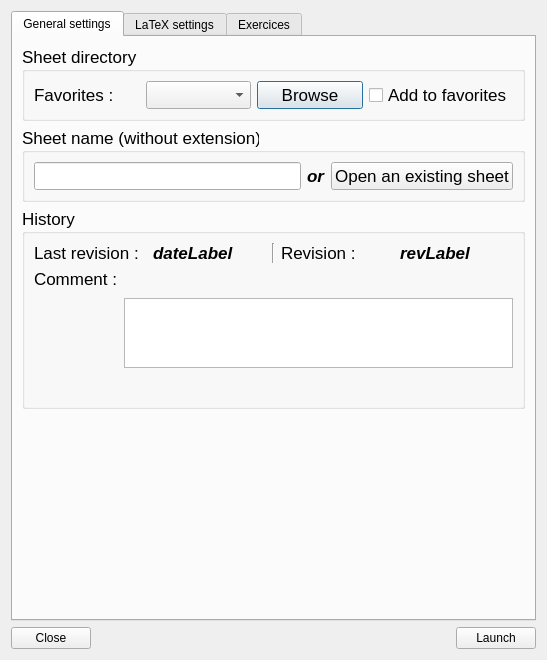
<?xml version="1.0" encoding="UTF-8"?>
<ui version="4.0">
 <class>ExoSheet</class>
 <widget class="QDialog" name="ExoSheet">
  <property name="geometry">
   <rect>
    <x>0</x>
    <y>0</y>
    <width>547</width>
    <height>660</height>
   </rect>
  </property>
  <property name="windowTitle">
   <string>Dialog</string>
  </property>
  <layout class="QVBoxLayout" name="verticalLayout_8">
   <item>
    <widget class="QTabWidget" name="tabWidget">
     <property name="currentIndex">
      <number>0</number>
     </property>
     <widget class="QWidget" name="settings">
      <attribute name="title">
       <string>General settings</string>
      </attribute>
      <layout class="QVBoxLayout" name="verticalLayout_6">
       <item>
        <widget class="QGroupBox" name="groupBox">
         <property name="font">
          <font>
           <pointsize>13</pointsize>
           <weight>50</weight>
           <bold>false</bold>
          </font>
         </property>
         <property name="title">
          <string>Sheet directory</string>
         </property>
         <layout class="QVBoxLayout" name="verticalLayout_2">
          <item>
           <layout class="QHBoxLayout" name="horizontalLayout_2">
            <item>
             <widget class="QLabel" name="label_4">
              <property name="text">
               <string>Favorites :</string>
              </property>
             </widget>
            </item>
            <item>
             <widget class="QComboBox" name="favoritesBox"/>
            </item>
            <item>
             <widget class="QPushButton" name="browseButton">
              <property name="text">
               <string>Browse</string>
              </property>
             </widget>
            </item>
            <item>
             <widget class="QCheckBox" name="addBox">
              <property name="text">
               <string>Add to favorites</string>
              </property>
             </widget>
            </item>
           </layout>
          </item>
         </layout>
        </widget>
       </item>
       <item>
        <widget class="QGroupBox" name="groupBox_2">
         <property name="font">
          <font>
           <pointsize>13</pointsize>
          </font>
         </property>
         <property name="title">
          <string>Sheet name (without extension)</string>
         </property>
         <layout class="QVBoxLayout" name="verticalLayout_3">
          <item>
           <layout class="QHBoxLayout" name="horizontalLayout_7">
            <item>
             <widget class="QLineEdit" name="nameEdit"/>
            </item>
            <item>
             <widget class="QLabel" name="label_2">
              <property name="font">
               <font>
                <weight>75</weight>
                <italic>true</italic>
                <bold>true</bold>
               </font>
              </property>
              <property name="text">
               <string>or</string>
              </property>
             </widget>
            </item>
            <item>
             <widget class="QPushButton" name="openButton">
              <property name="text">
               <string>Open an existing sheet</string>
              </property>
             </widget>
            </item>
           </layout>
          </item>
         </layout>
        </widget>
       </item>
       <item>
        <widget class="QGroupBox" name="groupBox_3">
         <property name="font">
          <font>
           <pointsize>13</pointsize>
          </font>
         </property>
         <property name="title">
          <string>History</string>
         </property>
         <layout class="QVBoxLayout" name="verticalLayout_5">
          <item>
           <layout class="QHBoxLayout" name="horizontalLayout_6">
            <item>
             <widget class="QLabel" name="label_5">
              <property name="text">
               <string>Last revision :</string>
              </property>
             </widget>
            </item>
            <item>
             <widget class="QLabel" name="dateLabel">
              <property name="font">
               <font>
                <weight>75</weight>
                <italic>true</italic>
                <bold>true</bold>
               </font>
              </property>
              <property name="text">
               <string>dateLabel</string>
              </property>
              <property name="scaledContents">
               <bool>true</bool>
              </property>
             </widget>
            </item>
            <item>
             <widget class="Line" name="line">
              <property name="orientation">
               <enum>Qt::Vertical</enum>
              </property>
             </widget>
            </item>
            <item>
             <widget class="QLabel" name="label_6">
              <property name="text">
               <string>Revision :</string>
              </property>
             </widget>
            </item>
            <item>
             <widget class="QLabel" name="revLabel">
              <property name="font">
               <font>
                <weight>75</weight>
                <italic>true</italic>
                <bold>true</bold>
               </font>
              </property>
              <property name="text">
               <string>revLabel</string>
              </property>
              <property name="scaledContents">
               <bool>true</bool>
              </property>
             </widget>
            </item>
           </layout>
          </item>
          <item>
           <layout class="QHBoxLayout" name="horizontalLayout_4">
            <item>
             <layout class="QVBoxLayout" name="verticalLayout_4">
              <item>
               <widget class="QLabel" name="label">
                <property name="text">
                 <string>Comment :</string>
                </property>
               </widget>
              </item>
              <item>
               <spacer name="verticalSpacer">
                <property name="orientation">
                 <enum>Qt::Vertical</enum>
                </property>
                <property name="sizeHint" stdset="0">
                 <size>
                  <width>20</width>
                  <height>40</height>
                 </size>
                </property>
               </spacer>
              </item>
             </layout>
            </item>
            <item>
             <widget class="QTextEdit" name="commentEdit">
              <property name="maximumSize">
               <size>
                <width>16777215</width>
                <height>70</height>
               </size>
              </property>
              <property name="html">
               <string>&lt;!DOCTYPE HTML PUBLIC &quot;-//W3C//DTD HTML 4.0//EN&quot; &quot;http://www.w3.org/TR/REC-html40/strict.dtd&quot;&gt;
&lt;html&gt;&lt;head&gt;&lt;meta name=&quot;qrichtext&quot; content=&quot;1&quot; /&gt;&lt;style type=&quot;text/css&quot;&gt;
p, li { white-space: pre-wrap; }
&lt;/style&gt;&lt;/head&gt;&lt;body style=&quot; font-family:'Lucida Grande'; font-size:13pt; font-weight:400; font-style:normal;&quot;&gt;
&lt;p style=&quot;-qt-paragraph-type:empty; margin-top:0px; margin-bottom:0px; margin-left:0px; margin-right:0px; -qt-block-indent:0; text-indent:0px;&quot;&gt;&lt;/p&gt;&lt;/body&gt;&lt;/html&gt;</string>
              </property>
             </widget>
            </item>
           </layout>
          </item>
         </layout>
        </widget>
       </item>
       <item>
        <spacer name="verticalSpacer_2">
         <property name="orientation">
          <enum>Qt::Vertical</enum>
         </property>
         <property name="sizeHint" stdset="0">
          <size>
           <width>20</width>
           <height>130</height>
          </size>
         </property>
        </spacer>
       </item>
      </layout>
     </widget>
     <widget class="QWidget" name="tab">
      <attribute name="title">
       <string>LaTeX settings</string>
      </attribute>
      <layout class="QVBoxLayout" name="verticalLayout_12">
       <item>
        <widget class="QGroupBox" name="headerBox">
         <property name="sizePolicy">
          <sizepolicy hsizetype="Expanding" vsizetype="Expanding">
           <horstretch>0</horstretch>
           <verstretch>0</verstretch>
          </sizepolicy>
         </property>
         <property name="font">
          <font>
           <pointsize>13</pointsize>
          </font>
         </property>
         <property name="title">
          <string>Optional text between \begin{document} and first exercise</string>
         </property>
         <layout class="QVBoxLayout" name="verticalLayout_7">
          <item>
           <widget class="QTextEdit" name="headerEdit">
            <property name="acceptRichText">
             <bool>false</bool>
            </property>
           </widget>
          </item>
         </layout>
        </widget>
       </item>
       <item>
        <widget class="QGroupBox" name="exoBox">
         <property name="sizePolicy">
          <sizepolicy hsizetype="Expanding" vsizetype="Expanding">
           <horstretch>0</horstretch>
           <verstretch>0</verstretch>
          </sizepolicy>
         </property>
         <property name="font">
          <font>
           <pointsize>13</pointsize>
          </font>
         </property>
         <property name="title">
          <string>Exercise command : the default is a \exo macro</string>
         </property>
         <layout class="QVBoxLayout" name="verticalLayout_11">
          <item>
           <widget class="QTextEdit" name="exoEdit">
            <property name="html">
             <string>&lt;!DOCTYPE HTML PUBLIC &quot;-//W3C//DTD HTML 4.0//EN&quot; &quot;http://www.w3.org/TR/REC-html40/strict.dtd&quot;&gt;
&lt;html&gt;&lt;head&gt;&lt;meta name=&quot;qrichtext&quot; content=&quot;1&quot; /&gt;&lt;style type=&quot;text/css&quot;&gt;
p, li { white-space: pre-wrap; }
&lt;/style&gt;&lt;/head&gt;&lt;body style=&quot; font-family:'Lucida Grande'; font-size:13pt; font-weight:400; font-style:normal;&quot;&gt;
&lt;p style=&quot;-qt-paragraph-type:empty; margin-top:0px; margin-bottom:0px; margin-left:0px; margin-right:0px; -qt-block-indent:0; text-indent:0px; font-size:14pt;&quot;&gt;&lt;/p&gt;&lt;/body&gt;&lt;/html&gt;</string>
            </property>
            <property name="acceptRichText">
             <bool>false</bool>
            </property>
           </widget>
          </item>
         </layout>
        </widget>
       </item>
       <item>
        <widget class="QGroupBox" name="betweenBox">
         <property name="sizePolicy">
          <sizepolicy hsizetype="Expanding" vsizetype="Expanding">
           <horstretch>0</horstretch>
           <verstretch>0</verstretch>
          </sizepolicy>
         </property>
         <property name="font">
          <font>
           <pointsize>13</pointsize>
          </font>
         </property>
         <property name="title">
          <string>Command between two exercises : default is a small space</string>
         </property>
         <layout class="QVBoxLayout" name="verticalLayout_10">
          <item>
           <widget class="QTextEdit" name="betweenEdit">
            <property name="html">
             <string>&lt;!DOCTYPE HTML PUBLIC &quot;-//W3C//DTD HTML 4.0//EN&quot; &quot;http://www.w3.org/TR/REC-html40/strict.dtd&quot;&gt;
&lt;html&gt;&lt;head&gt;&lt;meta name=&quot;qrichtext&quot; content=&quot;1&quot; /&gt;&lt;style type=&quot;text/css&quot;&gt;
p, li { white-space: pre-wrap; }
&lt;/style&gt;&lt;/head&gt;&lt;body style=&quot; font-family:'Lucida Grande'; font-size:13pt; font-weight:400; font-style:normal;&quot;&gt;
&lt;p style=&quot;-qt-paragraph-type:empty; margin-top:0px; margin-bottom:0px; margin-left:0px; margin-right:0px; -qt-block-indent:0; text-indent:0px; font-size:14pt;&quot;&gt;&lt;/p&gt;&lt;/body&gt;&lt;/html&gt;</string>
            </property>
            <property name="acceptRichText">
             <bool>false</bool>
            </property>
           </widget>
          </item>
         </layout>
        </widget>
       </item>
       <item>
        <widget class="QGroupBox" name="footerBox">
         <property name="sizePolicy">
          <sizepolicy hsizetype="Expanding" vsizetype="Expanding">
           <horstretch>0</horstretch>
           <verstretch>0</verstretch>
          </sizepolicy>
         </property>
         <property name="font">
          <font>
           <pointsize>13</pointsize>
          </font>
         </property>
         <property name="title">
          <string>Optional text between last exercise and \end{document}</string>
         </property>
         <layout class="QVBoxLayout" name="verticalLayout_9">
          <item>
           <widget class="QTextEdit" name="footerEdit">
            <property name="acceptRichText">
             <bool>false</bool>
            </property>
           </widget>
          </item>
         </layout>
        </widget>
       </item>
      </layout>
     </widget>
     <widget class="QWidget" name="exercicses">
      <attribute name="title">
       <string>Exercices</string>
      </attribute>
      <layout class="QHBoxLayout" name="horizontalLayout_3">
       <item>
        <widget class="QListWidget" name="listWidget"/>
       </item>
       <item>
        <layout class="QVBoxLayout" name="verticalLayout">
         <item>
          <widget class="QPushButton" name="upButton">
           <property name="text">
            <string/>
           </property>
           <property name="icon">
            <iconset resource="../ressources.qrc">
             <normaloff>:/images/up.png</normaloff>:/images/up.png</iconset>
           </property>
          </widget>
         </item>
         <item>
          <widget class="QToolButton" name="removeButton">
           <property name="text">
            <string>...</string>
           </property>
           <property name="icon">
            <iconset resource="../ressources.qrc">
             <normaloff>:/images/remove.png</normaloff>:/images/remove.png</iconset>
           </property>
           <property name="iconSize">
            <size>
             <width>24</width>
             <height>24</height>
            </size>
           </property>
          </widget>
         </item>
         <item>
          <widget class="QPushButton" name="downButton">
           <property name="text">
            <string/>
           </property>
           <property name="icon">
            <iconset resource="../ressources.qrc">
             <normaloff>:/images/down.png</normaloff>:/images/down.png</iconset>
           </property>
          </widget>
         </item>
         <item>
          <spacer name="verticalSpacer_3">
           <property name="orientation">
            <enum>Qt::Vertical</enum>
           </property>
           <property name="sizeHint" stdset="0">
            <size>
             <width>20</width>
             <height>378</height>
            </size>
           </property>
          </spacer>
         </item>
        </layout>
       </item>
      </layout>
     </widget>
    </widget>
   </item>
   <item>
    <layout class="QHBoxLayout" name="horizontalLayout">
     <item>
      <widget class="QPushButton" name="closeButton">
       <property name="text">
        <string>Close</string>
       </property>
      </widget>
     </item>
     <item>
      <spacer name="horizontalSpacer">
       <property name="orientation">
        <enum>Qt::Horizontal</enum>
       </property>
       <property name="sizeHint" stdset="0">
        <size>
         <width>148</width>
         <height>17</height>
        </size>
       </property>
      </spacer>
     </item>
     <item>
      <widget class="QPushButton" name="createButton">
       <property name="text">
        <string>Launch</string>
       </property>
      </widget>
     </item>
    </layout>
   </item>
  </layout>
 </widget>
 <tabstops>
  <tabstop>nameEdit</tabstop>
  <tabstop>openButton</tabstop>
  <tabstop>favoritesBox</tabstop>
  <tabstop>browseButton</tabstop>
  <tabstop>addBox</tabstop>
  <tabstop>listWidget</tabstop>
  <tabstop>upButton</tabstop>
  <tabstop>removeButton</tabstop>
  <tabstop>downButton</tabstop>
  <tabstop>commentEdit</tabstop>
 </tabstops>
 <resources>
  <include location="../ressources.qrc"/>
 </resources>
 <connections/>
</ui>
